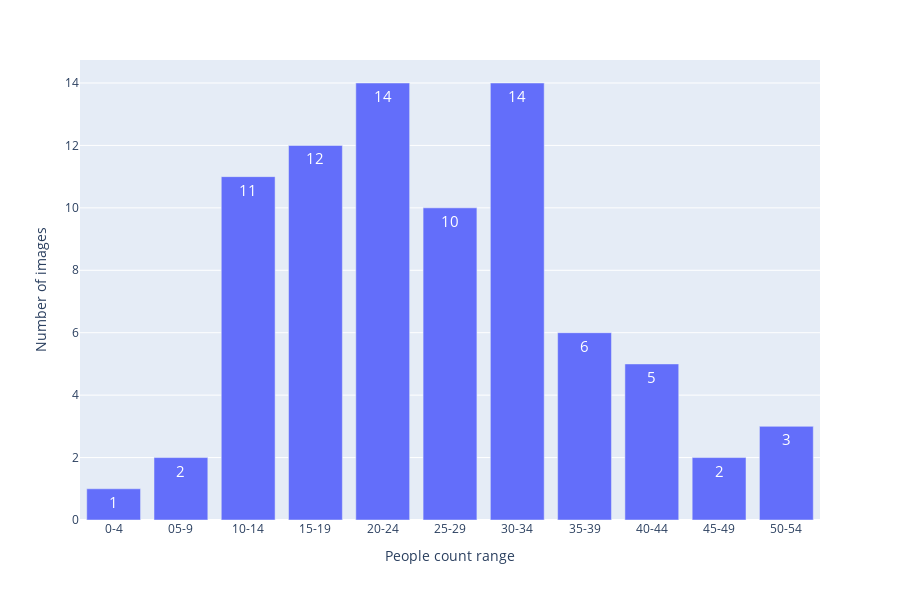

Source (notebook cell):
### Code cell
import plotly.express as px
import numpy as np


fig = px.bar(x=df_value_counts['index'], y=df_value_counts['bin'], labels={'x':'People count range', 'y':'Number of images'}, width=900, height=600, text=df_value_counts['bin'])
fig.update_layout(uniformtext_minsize=15, uniformtext_mode='hide')
fig.update_xaxes(type='category')
fig.show()

### Figure 1 — Plotly figure (JSON) as saved in the notebook; plotly's stock layout.template omitted (floating-point values rounded to 4 significant figures)
{"data": [{"alignmentgroup": "True", "hovertemplate": "People count range=%{x}<br>Number of images=%{y}<br>text=%{text}<extra></extra>", "legendgroup": "", "marker": {"color": "#636efa"}, "name": "", "offsetgroup": "", "orientation": "v", "showlegend": false, "text": [1, 2, 11, 12, 14, 10, 14, 6, 5, 2, 3], "textposition": "auto", "type": "bar", "x": ["0-4", "05-9", "10-14", "15-19", "20-24", "25-29", "30-34", "35-39", "40-44", "45-49", "50-54"], "xaxis": "x", "y": [1, 2, 11, 12, 14, 10, 14, 6, 5, 2, 3], "yaxis": "y"}], "layout": {"barmode": "relative", "height": 600, "legend": {"tracegroupgap": 0}, "margin": {"t": 60}, "uniformtext": {"minsize": 15, "mode": "hide"}, "width": 900, "xaxis": {"anchor": "y", "autorange": true, "domain": [0, 1], "range": [-0.5, 10.5], "title": {"text": "People count range"}, "type": "category"}, "yaxis": {"anchor": "x", "autorange": true, "domain": [0, 1], "range": [0, 14.74], "title": {"text": "Number of images"}, "type": "linear"}}}
